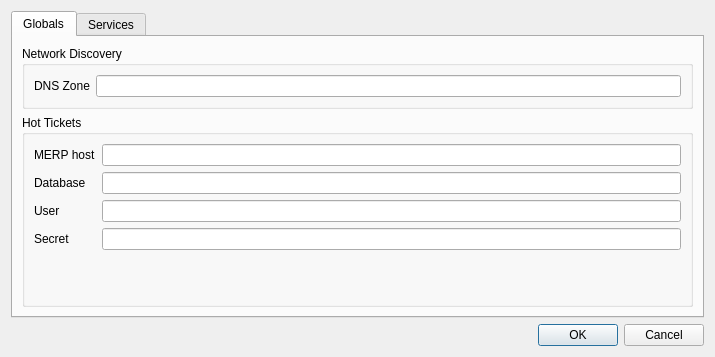
<?xml version="1.0" encoding="UTF-8"?>
<ui version="4.0">
 <class>Settings</class>
 <widget class="QDialog" name="Settings">
  <property name="geometry">
   <rect>
    <x>0</x>
    <y>0</y>
    <width>715</width>
    <height>357</height>
   </rect>
  </property>
  <property name="windowTitle">
   <string>Settings</string>
  </property>
  <layout class="QVBoxLayout" name="verticalLayout">
   <item>
    <widget class="QTabWidget" name="tabWidget">
     <property name="currentIndex">
      <number>0</number>
     </property>
     <widget class="QWidget" name="tab_globals">
      <attribute name="title">
       <string>Globals</string>
      </attribute>
      <layout class="QVBoxLayout" name="verticalLayout_2">
       <item>
        <widget class="QGroupBox" name="groupBox">
         <property name="title">
          <string>Network Discovery</string>
         </property>
         <layout class="QFormLayout" name="formLayout">
          <item row="0" column="0">
           <widget class="QLabel" name="label">
            <property name="text">
             <string>DNS Zone</string>
            </property>
           </widget>
          </item>
          <item row="0" column="1">
           <widget class="QLineEdit" name="edit_zone"/>
          </item>
         </layout>
        </widget>
       </item>
       <item>
        <widget class="QGroupBox" name="groupBox_2">
         <property name="sizePolicy">
          <sizepolicy hsizetype="Preferred" vsizetype="Preferred">
           <horstretch>0</horstretch>
           <verstretch>1</verstretch>
          </sizepolicy>
         </property>
         <property name="title">
          <string>Hot Tickets</string>
         </property>
         <layout class="QFormLayout" name="formLayout_2">
          <item row="1" column="0">
           <widget class="QLabel" name="label_2">
            <property name="text">
             <string>MERP host</string>
            </property>
           </widget>
          </item>
          <item row="1" column="1">
           <widget class="QLineEdit" name="edit_merp_host"/>
          </item>
          <item row="3" column="0">
           <widget class="QLabel" name="label_4">
            <property name="text">
             <string>User</string>
            </property>
           </widget>
          </item>
          <item row="3" column="1">
           <widget class="QLineEdit" name="edit_user"/>
          </item>
          <item row="4" column="0">
           <widget class="QLabel" name="label_5">
            <property name="text">
             <string>Secret</string>
            </property>
           </widget>
          </item>
          <item row="4" column="1">
           <widget class="QLineEdit" name="edit_pass"/>
          </item>
          <item row="2" column="0">
           <widget class="QLabel" name="label_6">
            <property name="text">
             <string>Database</string>
            </property>
           </widget>
          </item>
          <item row="2" column="1">
           <widget class="QLineEdit" name="edit_db_name"/>
          </item>
         </layout>
        </widget>
       </item>
      </layout>
     </widget>
     <widget class="QWidget" name="tab_services">
      <attribute name="title">
       <string>Services</string>
      </attribute>
      <layout class="QVBoxLayout" name="verticalLayout_3">
       <item>
        <widget class="QTableView" name="tableView"/>
       </item>
       <item>
        <widget class="QFrame" name="frame">
         <property name="frameShape">
          <enum>QFrame::StyledPanel</enum>
         </property>
         <property name="frameShadow">
          <enum>QFrame::Raised</enum>
         </property>
         <layout class="QHBoxLayout" name="horizontalLayout">
          <item>
           <widget class="QLabel" name="label_3">
            <property name="text">
             <string>&lt;!DOCTYPE HTML PUBLIC &quot;-//W3C//DTD HTML 4.0//EN&quot; &quot;http://www.w3.org/TR/REC-html40/strict.dtd&quot;&gt;
&lt;html&gt;&lt;head&gt;&lt;meta name=&quot;qrichtext&quot; content=&quot;1&quot; /&gt;&lt;style type=&quot;text/css&quot;&gt;
p, li { white-space: pre-wrap; }
&lt;/style&gt;&lt;/head&gt;&lt;body style=&quot; font-family:'MS Shell Dlg 2'; font-size:8.25pt; font-weight:400; font-style:normal;&quot;&gt;
&lt;p style=&quot; margin-top:0px; margin-bottom:0px; margin-left:0px; margin-right:0px; -qt-block-indent:0; text-indent:0px;&quot;&gt;&lt;span style=&quot; font-size:8pt;&quot;&gt;Set the program by double-clicking the path and selecting the program.&lt;/span&gt;&lt;/p&gt;
&lt;p style=&quot; margin-top:0px; margin-bottom:0px; margin-left:0px; margin-right:0px; -qt-block-indent:0; text-indent:0px;&quot;&gt;&lt;span style=&quot; font-size:8pt;&quot;&gt;To set the arguments, use a hash sign (#) as a place holder for the FQDN.&lt;/span&gt;&lt;/p&gt;&lt;/body&gt;&lt;/html&gt;</string>
            </property>
            <property name="textFormat">
             <enum>Qt::RichText</enum>
            </property>
           </widget>
          </item>
          <item>
           <spacer name="horizontalSpacer">
            <property name="orientation">
             <enum>Qt::Horizontal</enum>
            </property>
            <property name="sizeHint" stdset="0">
             <size>
              <width>40</width>
              <height>20</height>
             </size>
            </property>
           </spacer>
          </item>
          <item>
           <widget class="QPushButton" name="btn_settings">
            <property name="text">
             <string>Add Service</string>
            </property>
           </widget>
          </item>
          <item>
           <widget class="QPushButton" name="pushButton">
            <property name="text">
             <string>Remove Selected</string>
            </property>
           </widget>
          </item>
         </layout>
        </widget>
       </item>
      </layout>
     </widget>
    </widget>
   </item>
   <item>
    <widget class="QDialogButtonBox" name="buttonBox">
     <property name="orientation">
      <enum>Qt::Horizontal</enum>
     </property>
     <property name="standardButtons">
      <set>QDialogButtonBox::Cancel|QDialogButtonBox::Ok</set>
     </property>
    </widget>
   </item>
  </layout>
 </widget>
 <resources/>
 <connections>
  <connection>
   <sender>buttonBox</sender>
   <signal>accepted()</signal>
   <receiver>Settings</receiver>
   <slot>accept()</slot>
   <hints>
    <hint type="sourcelabel">
     <x>236</x>
     <y>347</y>
    </hint>
    <hint type="destinationlabel">
     <x>157</x>
     <y>274</y>
    </hint>
   </hints>
  </connection>
  <connection>
   <sender>buttonBox</sender>
   <signal>rejected()</signal>
   <receiver>Settings</receiver>
   <slot>reject()</slot>
   <hints>
    <hint type="sourcelabel">
     <x>304</x>
     <y>347</y>
    </hint>
    <hint type="destinationlabel">
     <x>286</x>
     <y>274</y>
    </hint>
   </hints>
  </connection>
  <connection>
   <sender>btn_settings</sender>
   <signal>clicked()</signal>
   <receiver>Settings</receiver>
   <slot>AddService()</slot>
   <hints>
    <hint type="sourcelabel">
     <x>564</x>
     <y>281</y>
    </hint>
    <hint type="destinationlabel">
     <x>712</x>
     <y>285</y>
    </hint>
   </hints>
  </connection>
  <connection>
   <sender>pushButton</sender>
   <signal>clicked()</signal>
   <receiver>Settings</receiver>
   <slot>RemoveSelected()</slot>
   <hints>
    <hint type="sourcelabel">
     <x>619</x>
     <y>278</y>
    </hint>
    <hint type="destinationlabel">
     <x>713</x>
     <y>264</y>
    </hint>
   </hints>
  </connection>
 </connections>
 <slots>
  <slot>AddService()</slot>
  <slot>RemoveSelected()</slot>
 </slots>
</ui>
